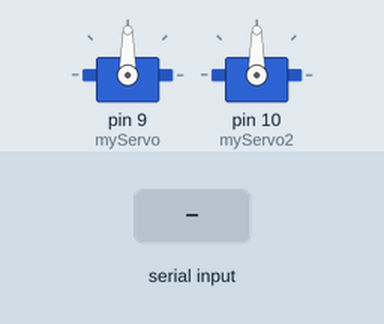
The sketch below on a simulated Arduino Uno, built with avr-gcc and run on an emulated ATmega328P. On the bench: 2 × servo. The test bench sets the inputs (shaded band).

Above: at 1.2 s.
1.3 s: "90,45\n" received over Serial
At 2.4 s:
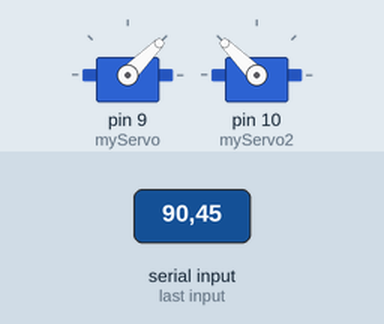
2.8 s: "30,150\n" received over Serial
At 3.6 s:
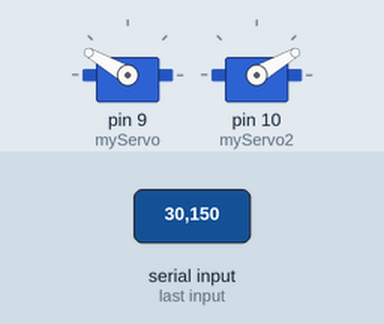
4.3 s: "5\n" received over Serial
At 5.5 s:
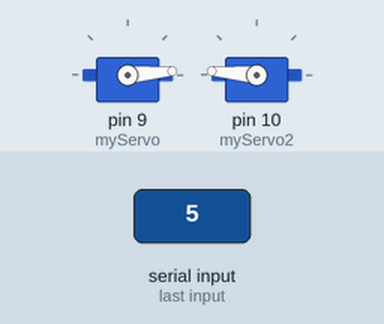
5.8 s: "90\n" received over Serial
At 6.9 s:
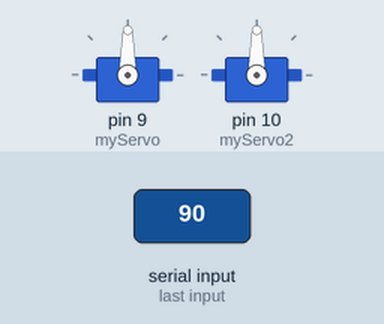
Timing chart, 0 to 8.3 s (numbered marks = the images above; inputs shaded):
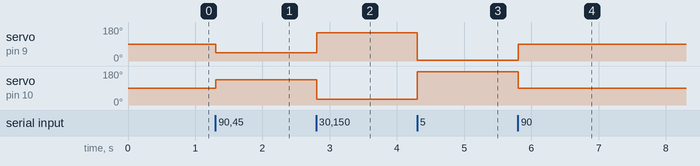

Measured:
- after the input at 1.3 s, servo on pin 9 (myServo): 90° → 45° at once; servo on pin 10 (myServo2): 90° → 135° at once
- after the input at 2.8 s, servo on pin 9 (myServo): 45° → 150° at once; servo on pin 10 (myServo2): 135° → 30° at once
- after the input at 4.3 s, servo on pin 9 (myServo): 150° → 5° at once; servo on pin 10 (myServo2): 30° → 175° at once
- after the input at 5.8 s, servo on pin 9 (myServo): 5° → 90° at once; servo on pin 10 (myServo2): 175° → 90° at once

The sketch:

Arduino_code-checkpoint.ino
```cpp
#include <Servo.h>

Servo myServo;
Servo myServo2;

void setup()
{
  Serial.begin(9600);
  myServo.attach(9);       // keep attached so it can hold when powered
  myServo2.attach(10);
}

void loop()
{
  if (Serial.available())
  {
    int angle = Serial.parseInt();
    // parseInt returns 0 if no number found
    if (angle >= 0 && angle <= 180)
    {
      myServo.write(angle);
      //Serial.print("OK:");
      //Serial.println(angle);

      myServo2.write(180 - angle);
      //Serial.print("OK: ");
      //Serial.println(180 - angle);
    }
    // clear the rest of the line
    Serial.read(); // consume newline or leftover
  }
}
```
